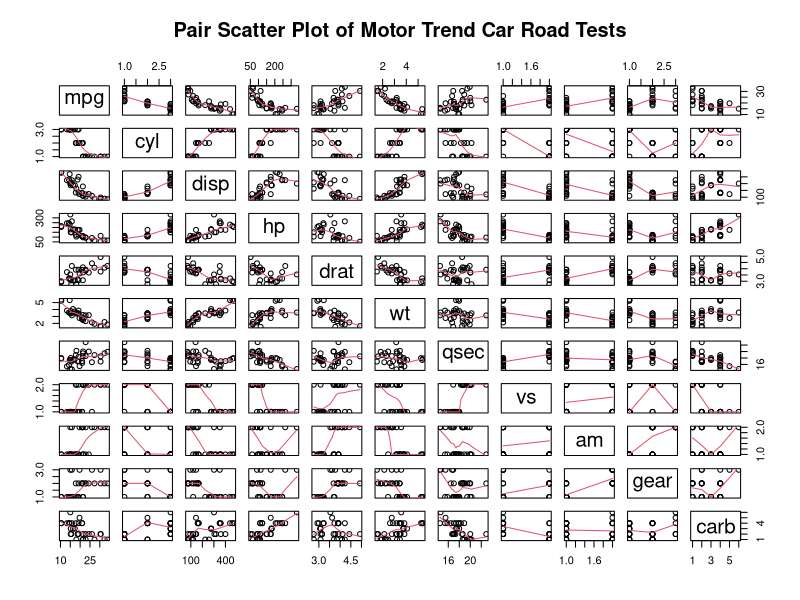
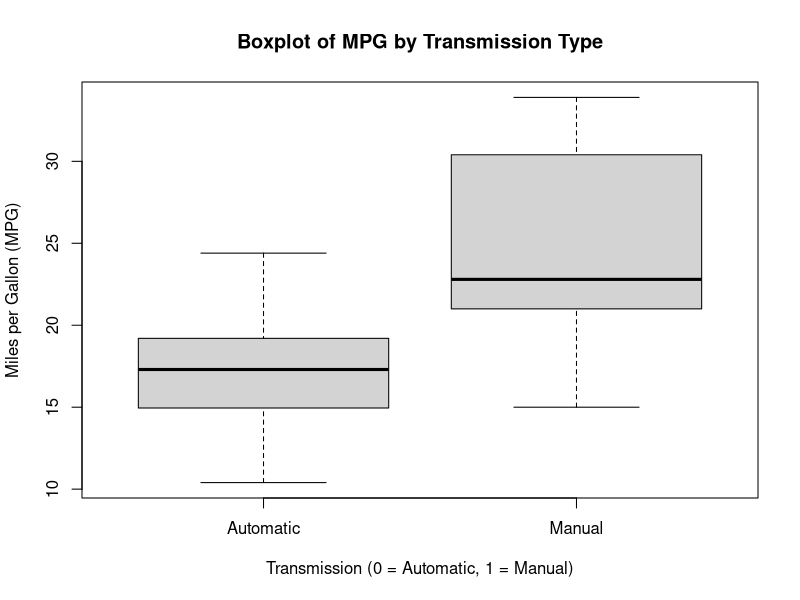
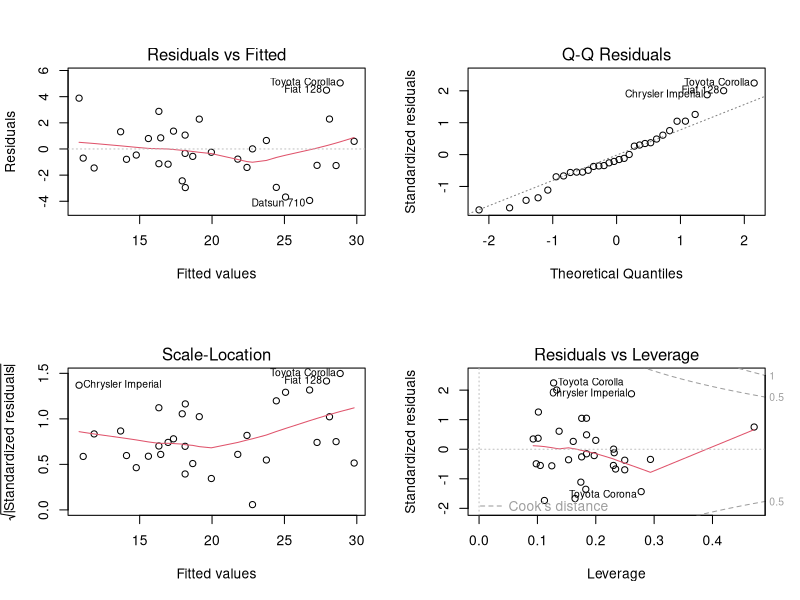

The R script that drew these images, in order:
## ---- chunk 1
library(ggplot2)
data(mtcars)
mtcars$am <- factor(mtcars$am,labels=c('Automatic','Manual'))
mtcars$gear <- factor(mtcars$gear)
mtcars$carb <- factor(mtcars$carb)
mtcars$cyl <- as.factor(mtcars$cyl)
mtcars$vs <- as.factor(mtcars$vs)
attach(mtcars)
dim(mtcars)
## ---- chunk 2
result <- t.test(mtcars$mpg~mtcars$am)
result
## ---- chunk 3
multiModel = lm(data = mtcars, mpg~.)
## ---- chunk 4
optModel = step(multiModel, direction = "both") # hidden
## ---- chunk 5
summary(optModel)
## ---- chunk 6
pairs(mtcars, panel=panel.smooth, main="Pair Scatter Plot of Motor Trend Car Road Tests")
## ---- chunk 7
boxplot(mpg ~ am, data=mtcars,
        xlab="Transmission (0 = Automatic, 1 = Manual)",
        ylab="Miles per Gallon (MPG)",
        main="Boxplot of MPG by Transmission Type")
## ---- chunk 8
par(mfrow = c(2,2))
plot(optModel)
